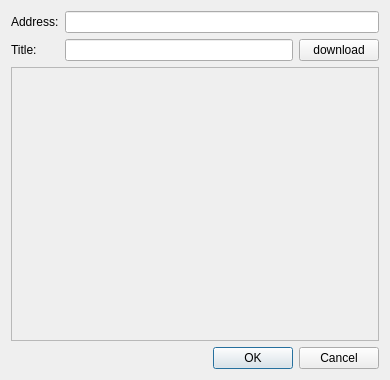
<?xml version="1.0" encoding="UTF-8"?>
<ui version="4.0">
 <class>OnlinePictureDialog</class>
 <widget class="QDialog" name="OnlinePictureDialog">
  <property name="geometry">
   <rect>
    <x>0</x>
    <y>0</y>
    <width>390</width>
    <height>380</height>
   </rect>
  </property>
  <property name="windowTitle">
   <string>Dialog</string>
  </property>
  <layout class="QVBoxLayout" name="verticalLayout_5">
   <item>
    <layout class="QHBoxLayout" name="horizontalLayout_4">
     <item>
      <layout class="QVBoxLayout" name="verticalLayout_4">
       <item>
        <widget class="QLabel" name="label_2">
         <property name="text">
          <string>Address:</string>
         </property>
        </widget>
       </item>
       <item>
        <widget class="QLabel" name="label">
         <property name="text">
          <string>Title:</string>
         </property>
        </widget>
       </item>
      </layout>
     </item>
     <item>
      <layout class="QVBoxLayout" name="verticalLayout">
       <item>
        <layout class="QHBoxLayout" name="horizontalLayout">
         <item>
          <widget class="QLineEdit" name="m_urlField">
           <property name="text">
            <string/>
           </property>
          </widget>
         </item>
        </layout>
       </item>
       <item>
        <layout class="QHBoxLayout" name="horizontalLayout_3">
         <item>
          <widget class="QLineEdit" name="m_titleLineEdit"/>
         </item>
         <item>
          <widget class="QPushButton" name="m_downloadPush">
           <property name="text">
            <string>download</string>
           </property>
          </widget>
         </item>
        </layout>
       </item>
      </layout>
     </item>
    </layout>
   </item>
   <item>
    <widget class="QScrollArea" name="scrollArea">
     <property name="verticalScrollBarPolicy">
      <enum>Qt::ScrollBarAlwaysOff</enum>
     </property>
     <property name="horizontalScrollBarPolicy">
      <enum>Qt::ScrollBarAlwaysOff</enum>
     </property>
     <property name="widgetResizable">
      <bool>false</bool>
     </property>
     <property name="alignment">
      <set>Qt::AlignCenter</set>
     </property>
     <widget class="QWidget" name="scrollAreaWidgetContents">
      <property name="geometry">
       <rect>
        <x>0</x>
        <y>9</y>
        <width>370</width>
        <height>241</height>
       </rect>
      </property>
      <layout class="QVBoxLayout" name="verticalLayout_2"/>
     </widget>
    </widget>
   </item>
   <item>
    <widget class="QDialogButtonBox" name="buttonBox">
     <property name="orientation">
      <enum>Qt::Horizontal</enum>
     </property>
     <property name="standardButtons">
      <set>QDialogButtonBox::Cancel|QDialogButtonBox::Ok</set>
     </property>
    </widget>
   </item>
  </layout>
 </widget>
 <resources/>
 <connections>
  <connection>
   <sender>buttonBox</sender>
   <signal>accepted()</signal>
   <receiver>OnlinePictureDialog</receiver>
   <slot>accept()</slot>
   <hints>
    <hint type="sourcelabel">
     <x>248</x>
     <y>254</y>
    </hint>
    <hint type="destinationlabel">
     <x>157</x>
     <y>274</y>
    </hint>
   </hints>
  </connection>
  <connection>
   <sender>buttonBox</sender>
   <signal>rejected()</signal>
   <receiver>OnlinePictureDialog</receiver>
   <slot>reject()</slot>
   <hints>
    <hint type="sourcelabel">
     <x>316</x>
     <y>260</y>
    </hint>
    <hint type="destinationlabel">
     <x>286</x>
     <y>274</y>
    </hint>
   </hints>
  </connection>
 </connections>
</ui>
